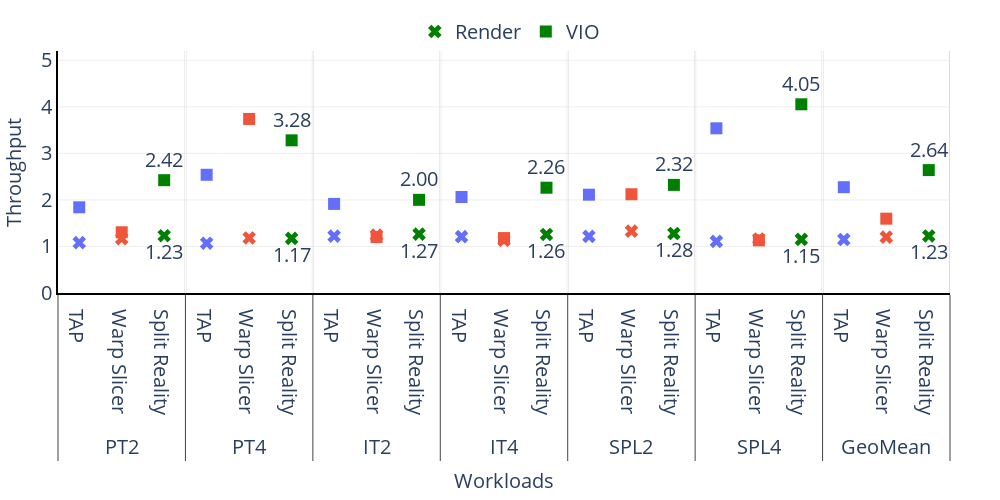
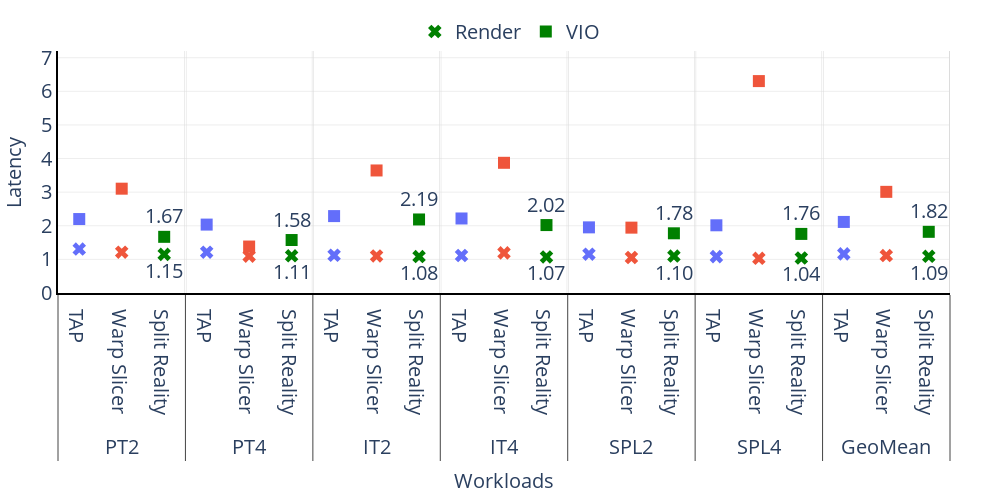

The code cell stored with these charts, in order, in its notebook:
### Code cell
gr2_to_plot = []
cp2_to_plot = []
gr1_to_plot = []
cp1_to_plot = []
gr2_hotlab_to_plot = []
cp2_hotlab_to_plot = []
gr1_hotlab_to_plot = []
cp1_hotlab_to_plot = []
x_mesa_labels = []
x_vio_labels = []
x_holo_labels = []
x_nn_labels = []
x_slam_labels = []
x_names = []
x_sizes = []
font_size = 20

for wl in workloads:
    if "sponza" in wl:
        break
    x_names.append(wl.split("_")[0])
    x_sizes.append(wl.split("_")[-1])
    x_mesa_labels.append(wl_to_name[wl])
    x_vio_labels.append("VIO")
    x_holo_labels.append("HOLO")
    x_nn_labels.append("NN")
    x_slam_labels.append("SLAM")

x_mesa_labels.append("GeoMean")
x_vio_labels.append("VIO")
x_holo_labels.append("HOLO")
x_nn_labels.append("NN")
x_slam_labels.append("SLAM")

ones = [0 for i in range(len(x_mesa_labels))]
fig0 = go.Figure()
fig0.add_trace(
    go.Scatter(
        name="TAP",
        x=[
            x_mesa_labels + x_mesa_labels,
            ["TAP" for i in throughput_mesa_ucp] + ["TAP" for i in throughput_vio1_ucp],
        ],
        y=throughput_mesa_ucp + throughput_vio1_ucp,
        mode="markers",
        marker_symbol=["x" for i in throughput_mesa_ucp] + ["square" for i in throughput_vio1_ucp],
        marker_size=12,
        showlegend=False
    )
)
fig0.add_trace(
    go.Scatter(
        name="Warp-Slicer",
        x=[
            x_mesa_labels + x_mesa_labels,
            ["Warp Slicer" for i in throughput_mesa_slicer] + ["Warp Slicer" for i in throughput_vio1_slicer],
        ],
        y=throughput_mesa_slicer + throughput_vio1_slicer,
        mode="markers",
        marker_symbol=["x" for i in throughput_mesa_slicer] + ["square" for i in throughput_vio1_slicer],
        marker_size=12,
        showlegend=False
    )
)
fig0.add_trace(
    go.Scatter(
        name="Render",
        x=[
            x_mesa_labels + x_mesa_labels,
            ["Split Reality" for i in throughput_mesa_dynamic],
        ],
        y=throughput_mesa_dynamic + throughput_vio1_dynamic,
        mode="markers+text",
        marker_symbol=["x" for i in throughput_mesa_dynamic],
        marker_size=12,
        marker_color="green",
        # 2 digit
        text = [f'{x:.2f}' for x in throughput_mesa_dynamic + throughput_vio1_dynamic],
        textposition="bottom center",
        textfont=dict(size=font_size),
    )
)
fig0.add_trace(
    go.Scatter(
        name="VIO",
        x=[
            x_mesa_labels,
            ["Split Reality" for i in throughput_vio1_dynamic],
        ],
        y=throughput_vio1_dynamic,
        mode="markers+text",
        marker_symbol=["square" for i in throughput_vio1_dynamic],
        marker_size=12,
        marker_color="green",
        text = [f'{x:.2f}' for x in throughput_vio1_dynamic],
        textposition="top center",
        textfont=dict(size=font_size),
    )
)

# change width and height of the figure
fig0.update_layout(
    autosize=False,
    width=1000,
    height=500,
    # title="Normalized Latency",
)
# add vertical line between groups
for i in range(len(x_mesa_labels)):
    fig0.add_shape(
        type="line",
        x0=2.5 + i * 3,
        y0=0,
        x1=2.5 + i * 3,
        y1=7.2,
        line=dict(
            color="gainsboro",
            width=2,
        ),
        layer="below"
    )
# change x axis title
fig0.update_layout(xaxis_title="Workloads", yaxis_title="Throughput")
# change y axis range
fig0.update_yaxes(range=[0, 5.2], dtick=1)
fig0.update_xaxes(range=[-0.5,20.5], dtick=1)
# fig0.update_xaxes(dtick=5)

# remove background
fig0.update_layout(plot_bgcolor='rgba(0,0,0,0)')
# show y line
fig0.update_layout(yaxis=dict(showline=True, linewidth=2, linecolor='black'))
fig0.update_layout(xaxis=dict(showline=True, linewidth=2, linecolor='black'))
# show grid
fig0.update_layout(yaxis=dict(showgrid=True, gridwidth=0.5, gridcolor='gainsboro'))
# change font size
fig0.update_layout(yaxis=dict(tickfont=dict(size=font_size)))
fig0.update_layout(xaxis=dict(tickfont=dict(size=font_size)))
fig0.update_layout(title_font_size=font_size)
fig0.update_layout(legend=dict(font=dict(size=font_size)))
fig0.update_layout(xaxis_title_font_size=font_size)
fig0.update_layout(yaxis_title_font_size=font_size)
# change legend position to top
fig0.update_layout(
    legend=dict(
        orientation="h",
        yanchor="bottom",
        y=1,
        xanchor="left",
        x=0.4,
        
    )
)
# change margin
fig0.update_layout(margin=dict(l=50, r=50, t=20, b=100))

fig1 = go.Figure()
fig1.add_trace(
    go.Scatter(
        name="TAP",
        x=[
            x_mesa_labels + x_mesa_labels,
            ["TAP" for i in latency_mesa_ucp] + ["TAP" for i in latency_vio1_ucp],
        ],
        y=latency_mesa_ucp + latency_vio1_ucp,
        mode="markers",
        marker_symbol=["x" for i in latency_mesa_ucp] + ["square" for i in latency_vio1_ucp],
        marker_size=12,
        showlegend=False
    )
)
fig1.add_trace(
    go.Scatter(
        name="Warp-Slicer",
        x=[
            x_mesa_labels + x_mesa_labels,
            ["Warp Slicer" for i in latency_mesa_slicer] + ["Warp Slicer" for i in latency_vio1_slicer],
        ],
        y=latency_mesa_slicer + latency_vio1_slicer,
        mode="markers",
        marker_symbol=["x" for i in latency_mesa_slicer] + ["square" for i in latency_vio1_slicer],
        marker_size=12,
        showlegend=False
    )
)
fig1.add_trace(
    go.Scatter(
        name="Render",
        x=[
            x_mesa_labels + x_mesa_labels,
            ["Split Reality" for i in latency_mesa_dynamic],
        ],
        y=latency_mesa_dynamic + latency_vio1_dynamic,
        mode="markers+text",
        marker_symbol=["x" for i in latency_mesa_dynamic],
        marker_size=12,
        marker_color="green",
        # 2 digit
        text = [f'{x:.2f}' for x in latency_mesa_dynamic + latency_vio1_dynamic],
        textposition="bottom center",
        textfont=dict(size=font_size),
    )
)
fig1.add_trace(
    go.Scatter(
        name="VIO",
        x=[
            x_mesa_labels,
            ["Split Reality" for i in latency_vio1_dynamic],
        ],
        y=latency_vio1_dynamic,
        mode="markers+text",
        marker_symbol=["square" for i in latency_vio1_dynamic],
        marker_size=12,
        marker_color="green",
        text = [f'{x:.2f}' for x in latency_vio1_dynamic],
        textposition="top center",
        textfont=dict(size=font_size),
    )
)

# change width and height of the figure
fig1.update_layout(
    autosize=False,
    width=1000,
    height=500,
    # title="Normalized Latency",
)
# add vertical line between groups
for i in range(len(x_mesa_labels)):
    fig1.add_shape(
        type="line",
        x0=2.5 + i * 3,
        y0=0,
        x1=2.5 + i * 3,
        y1=7.2,
        line=dict(
            color="gainsboro",
            width=2,
        ),
        layer="below"
    )
# change x axis title
fig1.update_layout(xaxis_title="Workloads", yaxis_title="Latency")
# change y axis range
fig1.update_yaxes(range=[0, 7.2], dtick=1)
fig1.update_xaxes(range=[-0.5,20.5], dtick=1)
# fig1.update_xaxes(dtick=5)

# remove background
fig1.update_layout(plot_bgcolor='rgba(0,0,0,0)')
# show y line
fig1.update_layout(yaxis=dict(showline=True, linewidth=2, linecolor='black'))
fig1.update_layout(xaxis=dict(showline=True, linewidth=2, linecolor='black'))
# show grid
fig1.update_layout(yaxis=dict(showgrid=True, gridwidth=0.5, gridcolor='gainsboro'))
# change font size
fig1.update_layout(yaxis=dict(tickfont=dict(size=font_size)))
fig1.update_layout(xaxis=dict(tickfont=dict(size=font_size)))
fig1.update_layout(title_font_size=font_size)
fig1.update_layout(legend=dict(font=dict(size=font_size)))
fig1.update_layout(xaxis_title_font_size=font_size)
fig1.update_layout(yaxis_title_font_size=font_size)
# change legend position to top
fig1.update_layout(
    legend=dict(
        orientation="h",
        yanchor="bottom",
        y=1,
        xanchor="left",
        x=0.4,
        
    )
)
# change margin
fig1.update_layout(margin=dict(l=50, r=50, t=20, b=100))
# hide legend
# fig1.update_layout(showlegend=False)
# add custom legend
fig0.show()
fig1.show()

plotly.io.write_image(fig0, "/Users/pan/Documents/GitHub/ar_vr_gpu_overleaf/Figures/overall_throughput.pdf", format="pdf")
plotly.io.write_image(fig1, "/Users/pan/Documents/GitHub/ar_vr_gpu_overleaf/Figures/overall_latency.pdf", format="pdf")

### Figure 1 — Plotly figure (JSON) as saved in the notebook; plotly's stock layout.template omitted (floating-point values rounded to 4 significant figures)
{"data": [{"marker": {"size": 12, "symbol": ["x", "x", "x", "x", "x", "x", "x", "square", "square", "square", "square", "square", "square", "square"]}, "mode": "markers", "name": "TAP", "showlegend": false, "type": "scatter", "x": [["PT2", "PT4", "IT2", "IT4", "SPL2", "SPL4", "GeoMean", "PT2", "PT4", "IT2", "IT4", "SPL2", "SPL4", "GeoMean"], ["TAP", "TAP", "TAP", "TAP", "TAP", "TAP", "TAP", "TAP", "TAP", "TAP", "TAP", "TAP", "TAP", "TAP"]], "y": [1.082, 1.07, 1.222, 1.211, 1.217, 1.109, 1.15, 1.841, 2.54, 1.914, 2.062, 2.113, 3.539, 2.273]}, {"marker": {"size": 12, "symbol": ["x", "x", "x", "x", "x", "x", "x", "square", "square", "square", "square", "square", "square", "square"]}, "mode": "markers", "name": "Warp-Slicer", "showlegend": false, "type": "scatter", "x": [["PT2", "PT4", "IT2", "IT4", "SPL2", "SPL4", "GeoMean", "PT2", "PT4", "IT2", "IT4", "SPL2", "SPL4", "GeoMean"], ["Warp Slicer", "Warp Slicer", "Warp Slicer", "Warp Slicer", "Warp Slicer", "Warp Slicer", "Warp Slicer", "Warp Slicer", "Warp Slicer", "Warp Slicer", "Warp Slicer", "Warp Slicer", "Warp Slicer", "Warp Slicer"]], "y": [1.166, 1.183, 1.244, 1.132, 1.329, 1.161, 1.201, 1.305, 3.74, 1.201, 1.18, 2.122, 1.131, 1.597]}, {"marker": {"color": "green", "size": 12, "symbol": ["x", "x", "x", "x", "x", "x", "x"]}, "mode": "markers+text", "name": "Render", "text": ["1.23", "1.17", "1.27", "1.26", "1.28", "1.15", "1.23", "2.42", "3.28", "2.00", "2.26", "2.32", "4.05", "2.64"], "textfont": {"size": 20}, "textposition": "bottom center", "type": "scatter", "x": [["PT2", "PT4", "IT2", "IT4", "SPL2", "SPL4", "GeoMean", "PT2", "PT4", "IT2", "IT4", "SPL2", "SPL4", "GeoMean"], ["Split Reality", "Split Reality", "Split Reality", "Split Reality", "Split Reality", "Split Reality", "Split Reality"]], "y": [1.231, 1.174, 1.265, 1.259, 1.279, 1.152, 1.226, 2.424, 3.281, 2.002, 2.262, 2.323, 4.055, 2.641]}, {"marker": {"color": "green", "size": 12, "symbol": ["square", "square", "square", "square", "square", "square", "square"]}, "mode": "markers+text", "name": "VIO", "text": ["2.42", "3.28", "2.00", "2.26", "2.32", "4.05", "2.64"], "textfont": {"size": 20}, "textposition": "top center", "type": "scatter", "x": [["PT2", "PT4", "IT2", "IT4", "SPL2", "SPL4", "GeoMean"], ["Split Reality", "Split Reality", "Split Reality", "Split Reality", "Split Reality", "Split Reality", "Split Reality"]], "y": [2.424, 3.281, 2.002, 2.262, 2.323, 4.055, 2.641]}], "layout": {"autosize": false, "height": 500, "legend": {"font": {"size": 20}, "orientation": "h", "x": 0.4, "xanchor": "left", "y": 1, "yanchor": "bottom"}, "margin": {"b": 100, "l": 50, "r": 50, "t": 20}, "plot_bgcolor": "rgba(0,0,0,0)", "shapes": [{"layer": "below", "line": {"color": "gainsboro", "width": 2}, "type": "line", "x0": 2.5, "x1": 2.5, "y0": 0, "y1": 7.2}, {"layer": "below", "line": {"color": "gainsboro", "width": 2}, "type": "line", "x0": 5.5, "x1": 5.5, "y0": 0, "y1": 7.2}, {"layer": "below", "line": {"color": "gainsboro", "width": 2}, "type": "line", "x0": 8.5, "x1": 8.5, "y0": 0, "y1": 7.2}, {"layer": "below", "line": {"color": "gainsboro", "width": 2}, "type": "line", "x0": 11.5, "x1": 11.5, "y0": 0, "y1": 7.2}, {"layer": "below", "line": {"color": "gainsboro", "width": 2}, "type": "line", "x0": 14.5, "x1": 14.5, "y0": 0, "y1": 7.2}, {"layer": "below", "line": {"color": "gainsboro", "width": 2}, "type": "line", "x0": 17.5, "x1": 17.5, "y0": 0, "y1": 7.2}, {"layer": "below", "line": {"color": "gainsboro", "width": 2}, "type": "line", "x0": 20.5, "x1": 20.5, "y0": 0, "y1": 7.2}], "title": {"font": {"size": 20}}, "width": 1000, "xaxis": {"dtick": 1, "linecolor": "black", "linewidth": 2, "range": [-0.5, 20.5], "showline": true, "tickfont": {"size": 20}, "title": {"font": {"size": 20}, "text": "Workloads"}}, "yaxis": {"dtick": 1, "gridcolor": "gainsboro", "gridwidth": 0.5, "linecolor": "black", "linewidth": 2, "range": [0, 5.2], "showgrid": true, "showline": true, "tickfont": {"size": 20}, "title": {"font": {"size": 20}, "text": "Throughput"}}}}

### Figure 2 — Plotly figure (JSON) as saved in the notebook; plotly's stock layout.template omitted (floating-point values rounded to 4 significant figures)
{"data": [{"marker": {"size": 12, "symbol": ["x", "x", "x", "x", "x", "x", "x", "square", "square", "square", "square", "square", "square", "square"]}, "mode": "markers", "name": "TAP", "showlegend": false, "type": "scatter", "x": [["PT2", "PT4", "IT2", "IT4", "SPL2", "SPL4", "GeoMean", "PT2", "PT4", "IT2", "IT4", "SPL2", "SPL4", "GeoMean"], ["TAP", "TAP", "TAP", "TAP", "TAP", "TAP", "TAP", "TAP", "TAP", "TAP", "TAP", "TAP", "TAP", "TAP"]], "y": [1.308, 1.214, 1.123, 1.115, 1.154, 1.082, 1.164, 2.2, 2.035, 2.288, 2.217, 1.953, 2.014, 2.114]}, {"marker": {"size": 12, "symbol": ["x", "x", "x", "x", "x", "x", "x", "square", "square", "square", "square", "square", "square", "square"]}, "mode": "markers", "name": "Warp-Slicer", "showlegend": false, "type": "scatter", "x": [["PT2", "PT4", "IT2", "IT4", "SPL2", "SPL4", "GeoMean", "PT2", "PT4", "IT2", "IT4", "SPL2", "SPL4", "GeoMean"], ["Warp Slicer", "Warp Slicer", "Warp Slicer", "Warp Slicer", "Warp Slicer", "Warp Slicer", "Warp Slicer", "Warp Slicer", "Warp Slicer", "Warp Slicer", "Warp Slicer", "Warp Slicer", "Warp Slicer", "Warp Slicer"]], "y": [1.213, 1.098, 1.103, 1.193, 1.057, 1.033, 1.114, 3.104, 1.382, 3.646, 3.874, 1.945, 6.305, 3.009]}, {"marker": {"color": "green", "size": 12, "symbol": ["x", "x", "x", "x", "x", "x", "x"]}, "mode": "markers+text", "name": "Render", "text": ["1.15", "1.11", "1.08", "1.07", "1.10", "1.04", "1.09", "1.67", "1.58", "2.19", "2.02", "1.78", "1.76", "1.82"], "textfont": {"size": 20}, "textposition": "bottom center", "type": "scatter", "x": [["PT2", "PT4", "IT2", "IT4", "SPL2", "SPL4", "GeoMean", "PT2", "PT4", "IT2", "IT4", "SPL2", "SPL4", "GeoMean"], ["Split Reality", "Split Reality", "Split Reality", "Split Reality", "Split Reality", "Split Reality", "Split Reality"]], "y": [1.15, 1.106, 1.084, 1.073, 1.098, 1.042, 1.092, 1.671, 1.576, 2.188, 2.021, 1.776, 1.758, 1.82]}, {"marker": {"color": "green", "size": 12, "symbol": ["square", "square", "square", "square", "square", "square", "square"]}, "mode": "markers+text", "name": "VIO", "text": ["1.67", "1.58", "2.19", "2.02", "1.78", "1.76", "1.82"], "textfont": {"size": 20}, "textposition": "top center", "type": "scatter", "x": [["PT2", "PT4", "IT2", "IT4", "SPL2", "SPL4", "GeoMean"], ["Split Reality", "Split Reality", "Split Reality", "Split Reality", "Split Reality", "Split Reality", "Split Reality"]], "y": [1.671, 1.576, 2.188, 2.021, 1.776, 1.758, 1.82]}], "layout": {"autosize": false, "height": 500, "legend": {"font": {"size": 20}, "orientation": "h", "x": 0.4, "xanchor": "left", "y": 1, "yanchor": "bottom"}, "margin": {"b": 100, "l": 50, "r": 50, "t": 20}, "plot_bgcolor": "rgba(0,0,0,0)", "shapes": [{"layer": "below", "line": {"color": "gainsboro", "width": 2}, "type": "line", "x0": 2.5, "x1": 2.5, "y0": 0, "y1": 7.2}, {"layer": "below", "line": {"color": "gainsboro", "width": 2}, "type": "line", "x0": 5.5, "x1": 5.5, "y0": 0, "y1": 7.2}, {"layer": "below", "line": {"color": "gainsboro", "width": 2}, "type": "line", "x0": 8.5, "x1": 8.5, "y0": 0, "y1": 7.2}, {"layer": "below", "line": {"color": "gainsboro", "width": 2}, "type": "line", "x0": 11.5, "x1": 11.5, "y0": 0, "y1": 7.2}, {"layer": "below", "line": {"color": "gainsboro", "width": 2}, "type": "line", "x0": 14.5, "x1": 14.5, "y0": 0, "y1": 7.2}, {"layer": "below", "line": {"color": "gainsboro", "width": 2}, "type": "line", "x0": 17.5, "x1": 17.5, "y0": 0, "y1": 7.2}, {"layer": "below", "line": {"color": "gainsboro", "width": 2}, "type": "line", "x0": 20.5, "x1": 20.5, "y0": 0, "y1": 7.2}], "title": {"font": {"size": 20}}, "width": 1000, "xaxis": {"dtick": 1, "linecolor": "black", "linewidth": 2, "range": [-0.5, 20.5], "showline": true, "tickfont": {"size": 20}, "title": {"font": {"size": 20}, "text": "Workloads"}}, "yaxis": {"dtick": 1, "gridcolor": "gainsboro", "gridwidth": 0.5, "linecolor": "black", "linewidth": 2, "range": [0, 7.2], "showgrid": true, "showline": true, "tickfont": {"size": 20}, "title": {"font": {"size": 20}, "text": "Latency"}}}}
